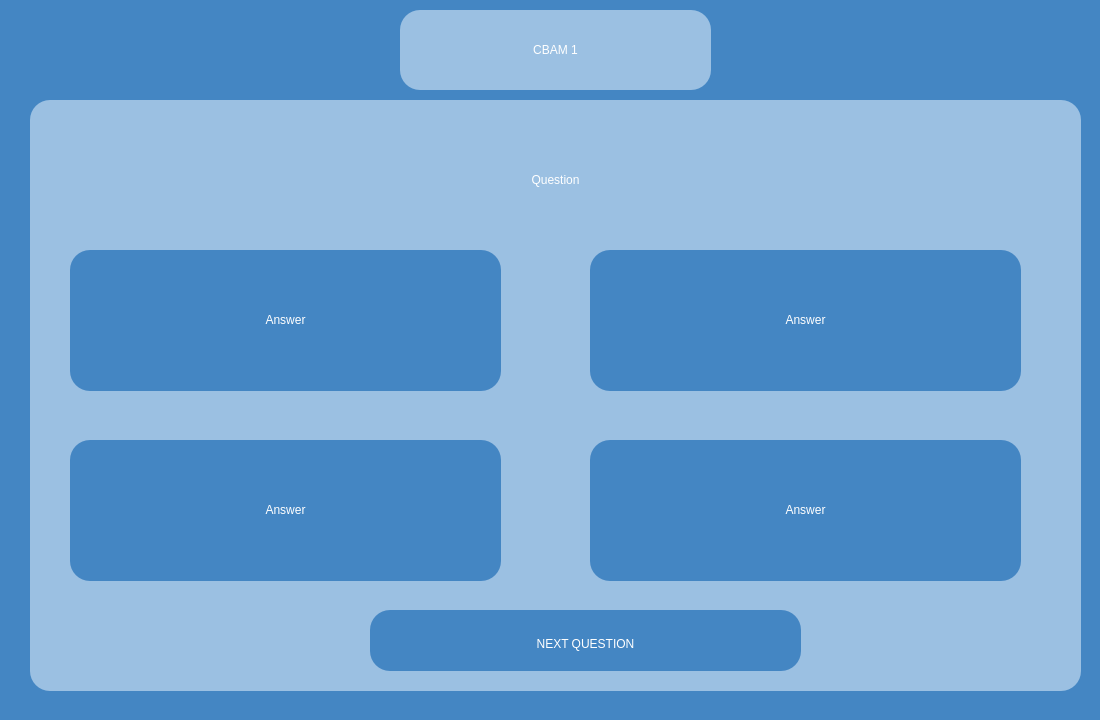
<?xml version="1.0" encoding="UTF-8"?>
<ui version="4.0">
 <class>cellBiologyExam1</class>
 <widget class="QWidget" name="cellBiologyExam1">
  <property name="geometry">
   <rect>
    <x>0</x>
    <y>0</y>
    <width>1100</width>
    <height>720</height>
   </rect>
  </property>
  <property name="windowTitle">
   <string>Form</string>
  </property>
  <property name="styleSheet">
   <string notr="true">background-color: #4486c3;</string>
  </property>
  <widget class="QFrame" name="questionTab">
   <property name="geometry">
    <rect>
     <x>30</x>
     <y>100</y>
     <width>1051</width>
     <height>591</height>
    </rect>
   </property>
   <property name="styleSheet">
    <string notr="true">background-color:rgb(155, 192, 226);
border:0px;
border-radius: 20px;</string>
   </property>
   <property name="frameShape">
    <enum>QFrame::Shape::StyledPanel</enum>
   </property>
   <property name="frameShadow">
    <enum>QFrame::Shadow::Raised</enum>
   </property>
   <widget class="QLabel" name="question">
    <property name="geometry">
     <rect>
      <x>10</x>
      <y>10</y>
      <width>1031</width>
      <height>141</height>
     </rect>
    </property>
    <property name="whatsThis">
     <string>&lt;html&gt;&lt;head/&gt;&lt;body&gt;&lt;p align=&quot;center&quot;&gt;&lt;br/&gt;&lt;/p&gt;&lt;/body&gt;&lt;/html&gt;</string>
    </property>
    <property name="styleSheet">
     <string notr="true">color:white;
font: 32pt &quot;Aura&quot;;
text-align:center;</string>
    </property>
    <property name="text">
     <string>&lt;html&gt;&lt;head/&gt;&lt;body&gt;&lt;p align=&quot;center&quot;&gt;Question&lt;/p&gt;&lt;/body&gt;&lt;/html&gt;</string>
    </property>
   </widget>
   <widget class="QFrame" name="answerTab_1">
    <property name="geometry">
     <rect>
      <x>40</x>
      <y>150</y>
      <width>431</width>
      <height>141</height>
     </rect>
    </property>
    <property name="styleSheet">
     <string notr="true">background-color:#4486c3;
border:0px;
border-radius: 20px;</string>
    </property>
    <property name="frameShape">
     <enum>QFrame::Shape::StyledPanel</enum>
    </property>
    <property name="frameShadow">
     <enum>QFrame::Shadow::Raised</enum>
    </property>
    <widget class="QLabel" name="answer_1">
     <property name="geometry">
      <rect>
       <x>10</x>
       <y>40</y>
       <width>411</width>
       <height>61</height>
      </rect>
     </property>
     <property name="whatsThis">
      <string>&lt;html&gt;&lt;head/&gt;&lt;body&gt;&lt;p align=&quot;center&quot;&gt;&lt;br/&gt;&lt;/p&gt;&lt;/body&gt;&lt;/html&gt;</string>
     </property>
     <property name="styleSheet">
      <string notr="true">color:white;
font: 32pt &quot;Aura&quot;;</string>
     </property>
     <property name="text">
      <string>&lt;html&gt;&lt;head/&gt;&lt;body&gt;&lt;p align=&quot;center&quot;&gt;Answer&lt;/p&gt;&lt;/body&gt;&lt;/html&gt;</string>
     </property>
    </widget>
    <widget class="QPushButton" name="answer_1Button">
     <property name="geometry">
      <rect>
       <x>0</x>
       <y>0</y>
       <width>431</width>
       <height>141</height>
      </rect>
     </property>
     <property name="styleSheet">
      <string notr="true">background-color:rgba(0, 0, 0, 0);
border-radius:35px;</string>
     </property>
     <property name="text">
      <string/>
     </property>
    </widget>
    <zorder>answer_1Button</zorder>
    <zorder>answer_1</zorder>
   </widget>
   <widget class="QFrame" name="answerTab_2">
    <property name="geometry">
     <rect>
      <x>560</x>
      <y>150</y>
      <width>431</width>
      <height>141</height>
     </rect>
    </property>
    <property name="styleSheet">
     <string notr="true">background-color:#4486c3;
border:0px;
border-radius: 20px;</string>
    </property>
    <property name="frameShape">
     <enum>QFrame::Shape::StyledPanel</enum>
    </property>
    <property name="frameShadow">
     <enum>QFrame::Shadow::Raised</enum>
    </property>
    <widget class="QLabel" name="answer_2">
     <property name="geometry">
      <rect>
       <x>10</x>
       <y>40</y>
       <width>411</width>
       <height>61</height>
      </rect>
     </property>
     <property name="whatsThis">
      <string>&lt;html&gt;&lt;head/&gt;&lt;body&gt;&lt;p align=&quot;center&quot;&gt;&lt;br/&gt;&lt;/p&gt;&lt;/body&gt;&lt;/html&gt;</string>
     </property>
     <property name="styleSheet">
      <string notr="true">color:white;
font: 32pt &quot;Aura&quot;;</string>
     </property>
     <property name="text">
      <string>&lt;html&gt;&lt;head/&gt;&lt;body&gt;&lt;p align=&quot;center&quot;&gt;Answer&lt;/p&gt;&lt;/body&gt;&lt;/html&gt;</string>
     </property>
    </widget>
    <widget class="QPushButton" name="answer_2Button">
     <property name="geometry">
      <rect>
       <x>0</x>
       <y>0</y>
       <width>431</width>
       <height>141</height>
      </rect>
     </property>
     <property name="styleSheet">
      <string notr="true">background-color:rgba(0, 0, 0, 0);
border-radius:35px;</string>
     </property>
     <property name="text">
      <string/>
     </property>
    </widget>
    <zorder>answer_2Button</zorder>
    <zorder>answer_2</zorder>
   </widget>
   <widget class="QFrame" name="answerTab_3">
    <property name="geometry">
     <rect>
      <x>40</x>
      <y>340</y>
      <width>431</width>
      <height>141</height>
     </rect>
    </property>
    <property name="styleSheet">
     <string notr="true">background-color:#4486c3;
border:0px;
border-radius: 20px;</string>
    </property>
    <property name="frameShape">
     <enum>QFrame::Shape::StyledPanel</enum>
    </property>
    <property name="frameShadow">
     <enum>QFrame::Shadow::Raised</enum>
    </property>
    <widget class="QLabel" name="answer_3">
     <property name="geometry">
      <rect>
       <x>10</x>
       <y>40</y>
       <width>411</width>
       <height>61</height>
      </rect>
     </property>
     <property name="whatsThis">
      <string>&lt;html&gt;&lt;head/&gt;&lt;body&gt;&lt;p align=&quot;center&quot;&gt;&lt;br/&gt;&lt;/p&gt;&lt;/body&gt;&lt;/html&gt;</string>
     </property>
     <property name="styleSheet">
      <string notr="true">color:white;
font: 32pt &quot;Aura&quot;;</string>
     </property>
     <property name="text">
      <string>&lt;html&gt;&lt;head/&gt;&lt;body&gt;&lt;p align=&quot;center&quot;&gt;Answer&lt;/p&gt;&lt;/body&gt;&lt;/html&gt;</string>
     </property>
    </widget>
    <widget class="QPushButton" name="answer_3Button">
     <property name="geometry">
      <rect>
       <x>0</x>
       <y>0</y>
       <width>431</width>
       <height>141</height>
      </rect>
     </property>
     <property name="styleSheet">
      <string notr="true">background-color:rgba(0, 0, 0, 0);
border-radius:35px;</string>
     </property>
     <property name="text">
      <string/>
     </property>
    </widget>
    <zorder>answer_3Button</zorder>
    <zorder>answer_3</zorder>
   </widget>
   <widget class="QFrame" name="answerTab_4">
    <property name="geometry">
     <rect>
      <x>560</x>
      <y>340</y>
      <width>431</width>
      <height>141</height>
     </rect>
    </property>
    <property name="styleSheet">
     <string notr="true">background-color:#4486c3;
border:0px;
border-radius: 20px;</string>
    </property>
    <property name="frameShape">
     <enum>QFrame::Shape::StyledPanel</enum>
    </property>
    <property name="frameShadow">
     <enum>QFrame::Shadow::Raised</enum>
    </property>
    <widget class="QLabel" name="answer_4">
     <property name="geometry">
      <rect>
       <x>10</x>
       <y>40</y>
       <width>411</width>
       <height>61</height>
      </rect>
     </property>
     <property name="whatsThis">
      <string>&lt;html&gt;&lt;head/&gt;&lt;body&gt;&lt;p align=&quot;center&quot;&gt;&lt;br/&gt;&lt;/p&gt;&lt;/body&gt;&lt;/html&gt;</string>
     </property>
     <property name="styleSheet">
      <string notr="true">color:white;
font: 32pt &quot;Aura&quot;;</string>
     </property>
     <property name="text">
      <string>&lt;html&gt;&lt;head/&gt;&lt;body&gt;&lt;p align=&quot;center&quot;&gt;Answer&lt;/p&gt;&lt;/body&gt;&lt;/html&gt;</string>
     </property>
    </widget>
    <widget class="QPushButton" name="answer_4Button">
     <property name="geometry">
      <rect>
       <x>0</x>
       <y>0</y>
       <width>431</width>
       <height>141</height>
      </rect>
     </property>
     <property name="styleSheet">
      <string notr="true">background-color:rgba(0, 0, 0, 0);
border-radius:35px;</string>
     </property>
     <property name="text">
      <string/>
     </property>
    </widget>
    <zorder>answer_4Button</zorder>
    <zorder>answer_4</zorder>
   </widget>
   <widget class="QFrame" name="nextTab">
    <property name="geometry">
     <rect>
      <x>340</x>
      <y>510</y>
      <width>431</width>
      <height>61</height>
     </rect>
    </property>
    <property name="styleSheet">
     <string notr="true">background-color:#4486c3;
border:0px;
border-radius: 20px;</string>
    </property>
    <property name="frameShape">
     <enum>QFrame::Shape::StyledPanel</enum>
    </property>
    <property name="frameShadow">
     <enum>QFrame::Shadow::Raised</enum>
    </property>
    <widget class="QLabel" name="next">
     <property name="geometry">
      <rect>
       <x>70</x>
       <y>4</y>
       <width>291</width>
       <height>61</height>
      </rect>
     </property>
     <property name="whatsThis">
      <string>&lt;html&gt;&lt;head/&gt;&lt;body&gt;&lt;p align=&quot;center&quot;&gt;&lt;br/&gt;&lt;/p&gt;&lt;/body&gt;&lt;/html&gt;</string>
     </property>
     <property name="styleSheet">
      <string notr="true">color:white;
font: 32pt &quot;Aura&quot;;</string>
     </property>
     <property name="text">
      <string>&lt;html&gt;&lt;head/&gt;&lt;body&gt;&lt;p align=&quot;center&quot;&gt;NEXT QUESTION&lt;/p&gt;&lt;/body&gt;&lt;/html&gt;</string>
     </property>
    </widget>
    <widget class="QPushButton" name="nextButton">
     <property name="geometry">
      <rect>
       <x>0</x>
       <y>0</y>
       <width>431</width>
       <height>61</height>
      </rect>
     </property>
     <property name="styleSheet">
      <string notr="true">background-color:rgba(0, 0, 0, 0);
border-radius:35px;</string>
     </property>
     <property name="text">
      <string/>
     </property>
    </widget>
   </widget>
  </widget>
  <widget class="QFrame" name="You_profile_back">
   <property name="geometry">
    <rect>
     <x>400</x>
     <y>10</y>
     <width>311</width>
     <height>80</height>
    </rect>
   </property>
   <property name="styleSheet">
    <string notr="true">background-color:rgb(155, 192, 226);
border:0px;
border-radius: 20px;</string>
   </property>
   <property name="frameShape">
    <enum>QFrame::Shape::StyledPanel</enum>
   </property>
   <property name="frameShadow">
    <enum>QFrame::Shadow::Raised</enum>
   </property>
   <widget class="QLabel" name="your_profile_text">
    <property name="geometry">
     <rect>
      <x>10</x>
      <y>10</y>
      <width>291</width>
      <height>61</height>
     </rect>
    </property>
    <property name="styleSheet">
     <string notr="true">color:white;
font: 32pt &quot;Aura&quot;;</string>
    </property>
    <property name="text">
     <string>&lt;html&gt;&lt;head/&gt;&lt;body&gt;&lt;p align=&quot;center&quot;&gt;CBAM 1&lt;/p&gt;&lt;/body&gt;&lt;/html&gt;</string>
    </property>
   </widget>
  </widget>
 </widget>
 <resources/>
 <connections/>
</ui>
